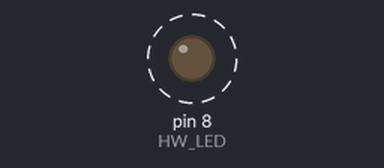
The sketch below on a simulated Arduino Uno, built with avr-gcc and run on an emulated ATmega328P. On the bench: output pins drawn as LEDs (lit = HIGH). Dashed ring = blinking.

Above: at 0.5 s.
Timing chart, 0 to 4.6 s (numbered marks = the images above):
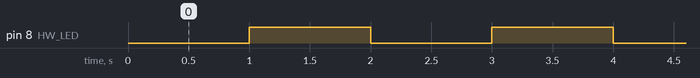

Measured:
- by itself, pin 8 (HW_LED): alternates HIGH for 1.0 s and LOW for 1.0 s

The sketch:

2_avr_blink.ino
```cpp
#include <avr/io.h>
#include <avr/delay.h>

// This is the same hardware LED we introduced earlier!
#define HW_LED (1 << PB0)

int main() {

  /* setup() */
  DDRB = (1 << PB0);
  PORTB = (1 << PB0);  // light up the LED
  /* end: setup() */

  /* loop() */
  while (1) {
    PORTB ^= (1 << PB0);
    _delay_ms(1000);
  }
  /* end: loop() */
}
```
